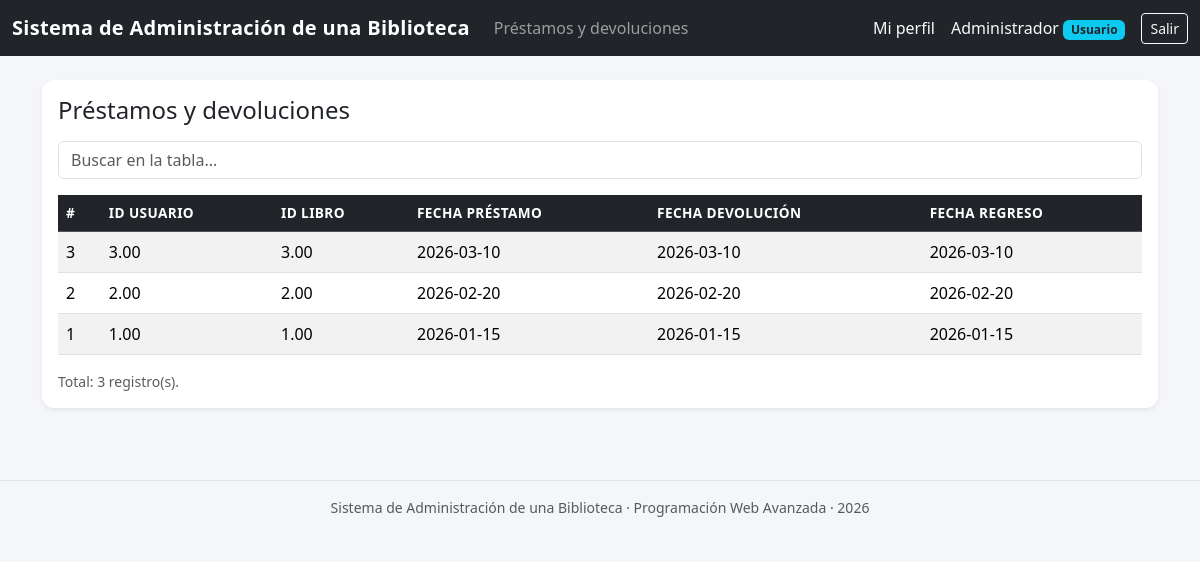
/index.php?p=prestamos (signed in), run on the app's committed database.
### tables this page shows
CREATE TABLE `prestamos` (
  id INT AUTO_INCREMENT PRIMARY KEY,
  id_usuario DECIMAL(12,2) NOT NULL,
  id_libro DECIMAL(12,2) NOT NULL,
  fecha_prestamo DATE NOT NULL,
  fecha_devolucion DATE NOT NULL,
  fecha_regreso DATE NULL,
  creado_en TIMESTAMP DEFAULT CURRENT_TIMESTAMP
);

### core/auth.php (called while the page is built, shortened)
<?php
require_once __DIR__ . '/db.php';
function usuario() {
    return $_SESSION['usuario'] ?? null;
}
?>

### core/db.php (called while the page is built, shortened)
<?php
function db() {
    static $pdo = null;
    if ($pdo === null) {
        $dsn = 'mysql:host=' . DB_HOST . ';dbname=' . DB_NAME . ';charset=utf8mb4';
        try {
            $pdo = new PDO($dsn, DB_USER, DB_PASS);
            $pdo->setAttribute(PDO::ATTR_ERRMODE, PDO::ERRMODE_EXCEPTION);
            $pdo->setAttribute(PDO::ATTR_DEFAULT_FETCH_MODE, PDO::FETCH_ASSOC);
        } catch (PDOException $e) {
            die('Error de conexión a la base de datos: ' . htmlspecialchars($e->getMessage(), ENT_QUOTES, 'UTF-8'));
        }
    }
    return $pdo;
}
function q($sql, $params = []) {
    $st = db()->prepare($sql);
    $st->execute($params);
    return $st->fetchAll();
}
function e($v) {
    return htmlspecialchars((string)$v, ENT_QUOTES, 'UTF-8');
}
?>

### config_modulos.php (called while the page is built, shortened)
<?php
require_once __DIR__ . '/core/crud.php';
$MODULOS = array(
    'libros' => array(
        'titulo' => 'Libros',
        'descripcion' => 'Gestión de libros.',
        'tabla' => 'libros',
        'slug' => 'libros',
        'roles' => array('Administrador', 'Bibliotecario'),
        'roles_crud' => array('Administrador'),
        'lista' => array('titulo', 'autor', 'categoria', 'esta_disponible'),
        'campos' => array(
            'titulo' => array('label' => 'Título', 'tipo' => 'text', 'requerido' => true),
            'autor' => array('label' => 'Autor', 'tipo' => 'text', 'requerido' => true),
            'categoria' => array('label' => 'Categoría', 'tipo' => 'text', 'requerido' => true),
            'esta_disponible' => array('label' => 'Disponible', 'tipo' => 'checkbox'),
        ),
    ),
    'prestamos' => array(
        'titulo' => 'Préstamos y devoluciones',
        'descripcion' => 'Gestión de préstamos y devoluciones.',
        'tabla' => 'prestamos',
        'slug' => 'prestamos',
        'roles' => array('Administrador', 'Bibliotecario', 'Usuario'),
        'roles_crud' => array('Administrador', 'Bibliotecario'),
        'lista' => array('id_usuario', 'id_libro', 'fecha_prestamo', 'fecha_devolucion', 'fecha_regreso'),
        'campos' => array(
            'id_usuario' => array('label' => 'ID usuario', 'tipo' => 'number', 'requerido' => true),
            'id_libro' => array('label' => 'ID libro', 'tipo' => 'number', 'requerido' => true),
            'fecha_prestamo' => array('label' => 'Fecha préstamo', 'tipo' => 'date', 'requerido' => true),
            'fecha_devolucion' => array('label' => 'Fecha devolución', 'tipo' => 'date', 'requerido' => true),
            'fecha_regreso' => array('label' => 'Fecha regreso', 'tipo' => 'date'),
        ),
    ),
);

### core/crud.php (the view, shortened to what this page needs)
<?php
require_once __DIR__ . '/auth.php';
function render_crud($CFG) {
    $tabla = $CFG['tabla'];
    $msg = '';
    echo '<div class="card shadow-sm mb-4"><div class="card-body">';
    echo '<div class="d-flex justify-content-between align-items-center mb-3">';
    echo '<h4 class="mb-0">' . e($CFG['titulo']) . '</h4>';
    echo '</div>' . $msg;
    $cols = $CFG['lista'] ?? array_slice(array_keys($CFG['campos']), 0, 5);
    $filas = q("SELECT * FROM $tabla ORDER BY id DESC");
    echo '<input id="buscador" class="form-control mb-3" placeholder="Buscar en la tabla...">';
    echo '<div class="table-responsive"><table class="table table-striped table-hover align-middle">';
    echo '<thead class="table-dark"><tr><th>#</th>';
    foreach ($cols as $c) echo '<th>' . e($CFG['campos'][$c]['label'] ?? $c) . '</th>';
    echo '</tr></thead><tbody>';
    foreach ($filas as $f) {
        echo '<tr><td>' . (int)$f['id'] . '</td>';
        foreach ($cols as $c) {
            $v = $f[$c] ?? '';
            $def = $CFG['campos'][$c] ?? [];
            if (($def['tipo'] ?? '') === 'checkbox') {
                $v = $v ? '<span class="badge bg-success">Sí</span>' : '<span class="badge bg-secondary">No</span>';
            } elseif (($def['tipo'] ?? '') === 'select' && isset($def['opciones'][$v])) {
                $v = e($def['opciones'][$v]);
            } else {
                $v = e($v);
            }
            echo '<td>' . $v . '</td>';
        }
        echo '</tr>';
    }
    echo '</tbody></table></div>';
    echo '<p class="text-muted small mb-0">Total: ' . count($filas) . ' registro(s).</p>';
    echo '</div></div>';
}
?>

### index.php (shortened to what this page needs)
<?php
require_once __DIR__ . '/core/auth.php';
require_once __DIR__ . '/config_modulos.php';
$p = $_GET['p'] ?? 'login';
?>
<!DOCTYPE html>
<html lang="es">
<head>
  <link href="https://cdn.jsdelivr.net/npm/bootstrap@5.3.3/dist/css/bootstrap.min.css" rel="stylesheet">
  <link href="assets/css/estilos.css" rel="stylesheet">
</head>
<body>
<?php if (usuario()): ?>
<nav class="navbar navbar-expand-lg navbar-dark bg-dark">
  <div class="container-fluid">
    <a class="navbar-brand" href="index.php?p=inicio"><?= e(APP_NOMBRE) ?></a>
    <div class="collapse navbar-collapse" id="menu">
      <ul class="navbar-nav me-auto">
        <?php foreach ($MODULOS as $slug => $m): ?>
          <?php if (in_array(usuario()['rol'], $m['roles'], true)): ?>
            <li class="nav-item"><a class="nav-link" href="index.php?p=<?= e($slug) ?>"><?= e($m['titulo']) ?></a></li>
          <?php endif; ?>
        <?php endforeach; ?>
      </ul>
      <a class="nav-link text-light me-3" href="index.php?p=perfil">Mi perfil</a>
      <span class="navbar-text text-light me-3">
        <?= e(usuario()['nombre']) ?> <span class="badge bg-info text-dark"><?= e(usuario()['rol']) ?></span>
      </span>
      <a class="btn btn-outline-light btn-sm" href="index.php?p=logout">Salir</a>
    </div>
  </div>
</nav>
<?php endif; ?>
<main class="container py-4">
<?php
if ($p === 'login') {
    include __DIR__ . '/vistas/login.php';
} elseif ($p === 'registro') {
    include __DIR__ . '/vistas/registro.php';
} elseif ($p === 'perfil') {
    requiere_login();
    include __DIR__ . '/vistas/perfil.php';
} elseif ($p === 'inicio') {
    requiere_login();
    include __DIR__ . '/vistas/inicio.php';
} elseif (isset($MODULOS[$p])) {
    $m = $MODULOS[$p];
    if (!empty($m['archivo'])) {
        include __DIR__ . '/modulos/' . $m['archivo'];
    } else {
        render_crud($m);
    }
} else {
    echo '<div class="alert alert-warning">Página no encontrada.</div>';
}
?>
</main>
<footer class="text-center text-muted py-3 small border-top mt-4">
  <?= e(APP_NOMBRE) ?> &middot; Programación Web Avanzada &middot; <?= date('Y') ?>
</footer>
</body>
</html>

### assets/css/estilos.css (style rules this page uses)
body { background: #f4f6f9; font-family: 'Segoe UI', Arial, sans-serif; }
.navbar-brand { font-weight: 700; letter-spacing: .3px; }
.card { border: none; border-radius: 12px; }
.table thead th { font-size: .85rem; text-transform: uppercase; letter-spacing: .4px; }
footer { font-size: .85rem; }

### data on the page
prestamos: id "3", id_usuario "3.00", id_libro "3.00", fecha_prestamo "2026-03-10", fecha_devolucion "2026-03-10", fecha_regreso "2026-03-10"
prestamos: id "2", id_usuario "2.00", id_libro "2.00", fecha_prestamo "2026-02-20", fecha_devolucion "2026-02-20", fecha_regreso "2026-02-20"
prestamos: id "1", id_usuario "1.00", id_libro "1.00", fecha_prestamo "2026-01-15", fecha_devolucion "2026-01-15", fecha_regreso "2026-01-15"

### other printed values
APP_NOMBRE "Sistema de Administración de una Biblioteca"
$m['titulo'] "Préstamos y devoluciones"
usuario()['nombre'] "Administrador"
usuario()['rol'] "Usuario"
$CFG['titulo'] "Préstamos y devoluciones"
$CFG['campos'][$c]['label'] "ID USUARIO"
$CFG['campos'][$c]['label'] "ID LIBRO"
$CFG['campos'][$c]['label'] "FECHA PRÉSTAMO"
$CFG['campos'][$c]['label'] "FECHA DEVOLUCIÓN"
$CFG['campos'][$c]['label'] "FECHA REGRESO"
count($filas) "3"
